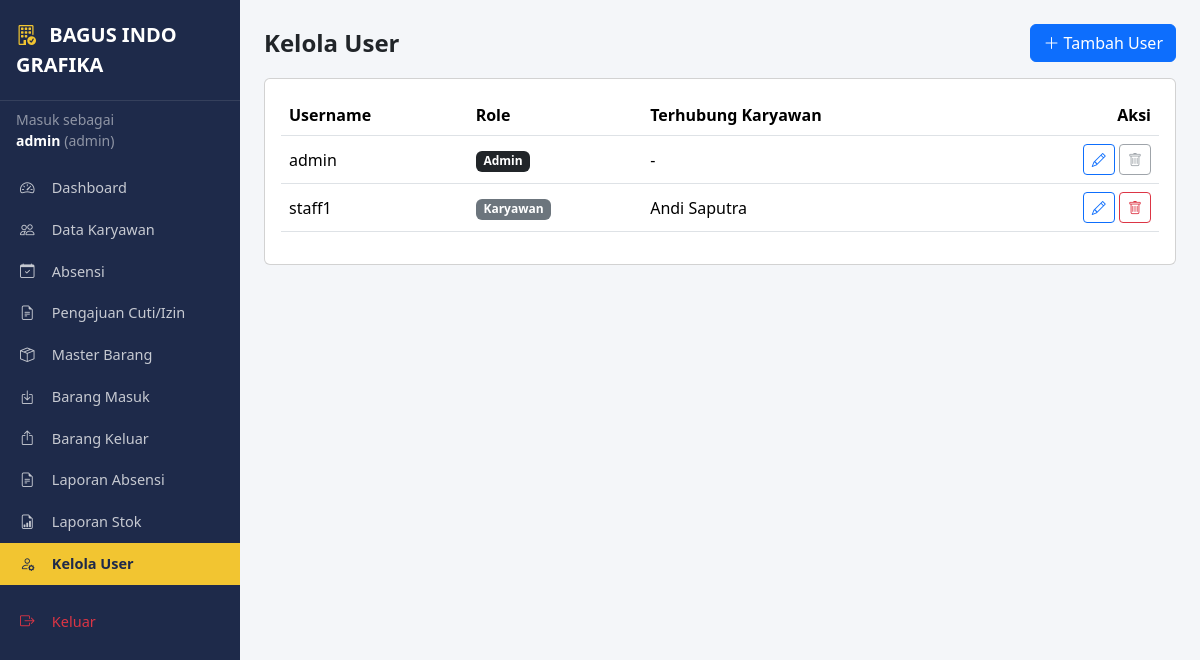
/user/index.php (signed in), run on the app's committed database.
### tables this page shows
CREATE TABLE users (
  id_user     INT AUTO_INCREMENT PRIMARY KEY,
  id_karyawan INT NULL,
  username    VARCHAR(50) NOT NULL UNIQUE,
  password    VARCHAR(255) NOT NULL,
  role        ENUM('admin','karyawan') NOT NULL DEFAULT 'karyawan',
  created_at  TIMESTAMP DEFAULT CURRENT_TIMESTAMP,
  CONSTRAINT fk_user_karyawan FOREIGN KEY (id_karyawan)
      REFERENCES karyawan(id_karyawan) ON DELETE SET NULL
);

CREATE TABLE karyawan (
  id_karyawan   INT AUTO_INCREMENT PRIMARY KEY,
  nama_karyawan VARCHAR(100) NOT NULL,
  jabatan       VARCHAR(50)  DEFAULT '-',
  no_hp         VARCHAR(20)  DEFAULT NULL,
  alamat        TEXT         DEFAULT NULL,
  status        ENUM('Aktif','Non Aktif') NOT NULL DEFAULT 'Aktif',
  created_at    TIMESTAMP DEFAULT CURRENT_TIMESTAMP
);

### user/index.php (the view, shortened to what this page needs)
<?php
require_once '../config/koneksi.php';
$data = mysqli_query($koneksi, "
  SELECT u.id_user, u.username, u.role, k.nama_karyawan
  FROM users u
  LEFT JOIN karyawan k ON k.id_karyawan = u.id_karyawan
  ORDER BY u.username ASC");
include '../includes/header.php';
include '../includes/sidebar.php';
?>
<main class="content p-4">
  <div class="d-flex justify-content-between align-items-center mb-3">
    <h4 class="fw-bold mb-0">Kelola User</h4>
    <a href="tambah.php" class="btn btn-primary"><i class="bi bi-plus-lg"></i> Tambah User</a>
  </div>
  <div class="card">
    <div class="card-body">
      <div class="table-responsive">
        <table class="table table-hover align-middle">
          <thead>
            <tr><th>Username</th><th>Role</th><th>Terhubung Karyawan</th><th class="text-end">Aksi</th></tr>
          </thead>
          <tbody>
            <?php while ($u = mysqli_fetch_assoc($data)): ?>
            <tr>
              <td><?= htmlspecialchars($u['username']) ?></td>
              <td><span class="badge bg-<?= $u['role']=='admin'?'dark':'secondary' ?>"><?= ucfirst($u['role']) ?></span></td>
              <td><?= htmlspecialchars($u['nama_karyawan'] ?: '-') ?></td>
              <td class="text-end">
                <a href="edit.php?id=<?= $u['id_user'] ?>" class="btn btn-sm btn-outline-primary"><i class="bi bi-pencil"></i></a>
                <?php if ($u['id_user'] != $_SESSION['id_user']): ?>
                  <a href="hapus.php?id=<?= $u['id_user'] ?>" class="btn btn-sm btn-outline-danger"
                     onclick="return confirm('Hapus user ini?')"><i class="bi bi-trash"></i></a>
                <?php else: ?>
                  <button class="btn btn-sm btn-outline-secondary" disabled title="Tidak bisa hapus akun sendiri"><i class="bi bi-trash"></i></button>
                <?php endif; ?>
              </td>
            </tr>
            <?php endwhile; ?>
          </tbody>
        </table>
      </div>
    </div>
  </div>
<?php include '../includes/footer.php'; ?>

### assets/css/style.css (style rules this page uses)
body { background-color: #f4f6f9; font-family: 'Segoe UI', Arial, sans-serif; }
.content { flex: 1; width: 100%; max-width: calc(100% - 240px); }
table.table thead { background: #1e2a4a; color: #fff; }

### data on the page
users: username "admin", role "Admin", nama_karyawan "-"
users: username "staff1", role "Karyawan", id_karyawan.nama_karyawan "Andi Saputra"

### other printed values
$_SESSION['nama'] "admin"
$_SESSION['role'] "admin"
